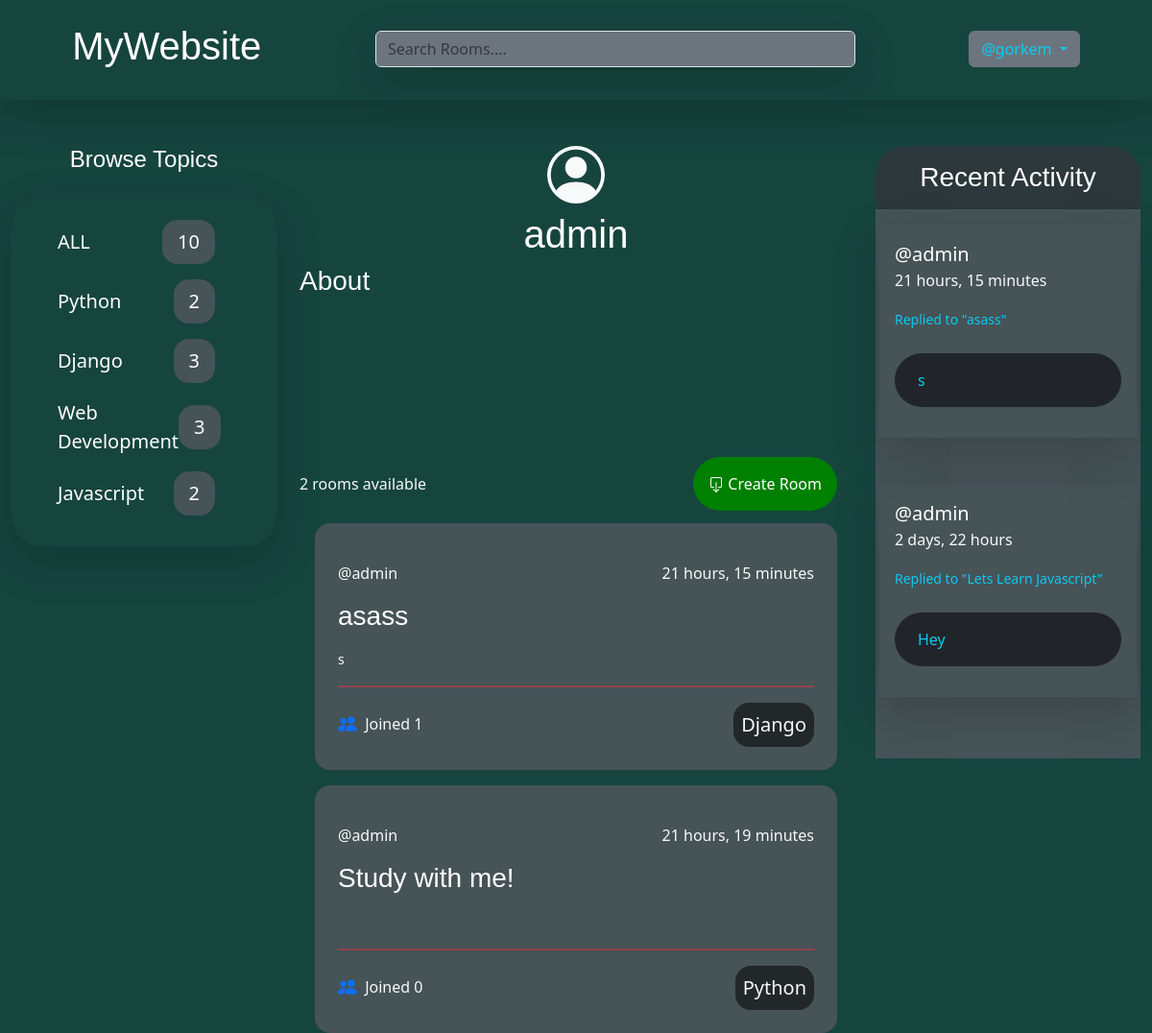
/profile/1/ (signed in), run on the app's committed database.
### base/models.py (models this page shows, shortened)
class Topic(models.Model):
    name = models.CharField(max_length=200)

class Room(models.Model):
    host = models.ForeignKey(User, on_delete=models.SET_NULL, null=True)
    topic = models.ForeignKey(Topic, on_delete=models.SET_NULL, null=True)
    name = models.CharField(max_length=200)
    description = models.TextField(null=True, blank=True)
    participants = models.ManyToManyField(User, related_name='participants',blank=True)
    updated = models.DateTimeField(auto_now=True)
    created = models.DateTimeField(auto_now_add=True)
    class Meta:
        ordering = ['-updated','-created']
    def __str__(self):
        return self.name

class Message(models.Model):
    user = models.ForeignKey(User, on_delete=models.CASCADE)
    room = models.ForeignKey(Room, on_delete=models.CASCADE)
    body = models.TextField()
    updated = models.DateTimeField(auto_now=True)
    created = models.DateTimeField(auto_now_add=True)
    class Meta:
        ordering = ['-updated','-created']

### base/views.py (the view)
# urls.py: path('profile/<str:pk>/',views.userProfile,name="user-profile"),
def userProfile(request,pk):
    user = User.objects.get(id=pk)
    all_rooms = Room.objects.all().count()
    rooms = user.room_set.all()
    topics = Topic.objects.all()
    room_messages = user.message_set.all()
    context = {
        'user':user,
        'rooms':rooms,
        'room_messages':room_messages,
        'topics':topics,
        'all_rooms':all_rooms
        }
    return render(request,'profile.html',context)

### templates/profile.html (shortened to what this page needs)
{% extends 'main.html' %}
    {% block content %}
    <div class="container-fluid">
        <div class="row">
            <div class="col-3">
                {% include 'topics_component.html' %}
            </div>
            <div class="col-6">
                <div class="text-light text-center">
                    <h1 class="text-center mt-2">{{user.username}}</h1>
                </div>
                <div class="h-25 ">
                    <h3>About</h3>
                </div>
                {% include 'feed_component.html' %}
            </div>
            <div class="col-3">
                {% include 'activity_component.html' %}
            </div>
        </div>
    </div>
    {% endblock  %}

### templates/navbar.html (shortened to what this page needs)
    <div class="d-flex justify-content-around shadow-lg p-3 mb-5 w-100 mb-3 py-4">
        <div>
            <a href="{% url 'home' %}">
                <h1>MyWebsite</h1>
            </a>
        </div>
        <div class="mt-2">
            <form method="GET" action="{% url 'home' %}" class="search" >
                <input class="form-control bg-secondary text-light shadow-lg " type="text" name="q" placeholder="Search Rooms...." style="width: 500px;">
            </form>
        </div>
        <div class="mt-2">
            {% if request.user.is_authenticated %}
            <div class="dropdown">
                <button class="btn btn-secondary dropdown-toggle text-info" type="button" data-bs-toggle="dropdown" aria-expanded="false">
                    @{{request.user}}
                </button>
            </div>
            {% else %}
            <div class="fs-5 btn  btn-secondary">
                <a href="{% url 'login' %}" >Login</a>
            </div>
            {% endif %}
        </div>
    </div>

### templates/topics_component.html (shortened to what this page needs)
<!DOCTYPE html>
<html lang="en">
<head>
</head>
<body>
    <h4 class="text-center mb-4 ">Browse Topics</h4>
    <div class="shadow-lg p-3 mb-5  rounded pt-4 rounded-5 ">
        <ul class="">
            <li class="" style=" list-style-type:none;">
                <a href="{% url 'home' %}" class="d-flex justify-content-between align-items-center fs-5">ALL <span id="span_count" class="text-center me-5 px-3 py-2 rounded-4">{{all_rooms}}</span></a>
            </li>
        </ul>
        {% for topic in topics %}
        <ul>
            <li  style=" list-style-type:none;">
                <a href="{% url 'home' %}?q={{topic.name}}" class="d-flex justify-content-between align-items-center fs-5 mt-3">{{topic.name}} <span id="span_count"  class="text-center me-5 px-3 py-2 rounded-4">{{topic.room_set.all.count}}</span></a>
            </li>
        </ul>
        {% endfor %}
    </div>
</body>
</html>

### templates/feed_component.html (shortened to what this page needs)
        <div class="w-100 d-flex justify-content-between mb-3 align-items-center " style="height: 50px;">
            <p class="text-light text-center mt-3">{{rooms.all.count}} rooms available</p>
            <a href="{% url 'create-room'%}" style="background-color: green;" class="p-3  rounded-5 me-3">
                 Create Room
            </a>
        </div>
        {% for room in rooms %}
            <div id="rooms" class="p-4 m-3 rounded-4">
                <div class="d-flex justify-content-between align-items-center">
                    <a href="{% url 'user-profile' room.host.id %}" class="fs-6  text-center text-light">@{{room.host.username}}</a>
                    <span class="text-center text-light fs-6">{{room.created|timesince}}</span>
                </div>
                <div class="my-3">
                    <h3><a href="{% url 'room' room.id %}">{{room.name}}</a></h3>
                </div>
                <div>
                    <small class="text-light ">{{room.description}}</small><br>
                </div>
                <hr class="border border-danger border-1 opacity-50">
                <div class="d-flex justify-content-between align-items-center">
                    <span class="text-light">
                        Joined
                      {{room.participants.count}}
                    </span>
                    <span class="fs-5 text-light  p-2 rounded-4" style="background-color: #222729;">{{room.topic.name}}</span>
                </div>
            </div>
        {% endfor %}

### templates/activity_component.html (shortened to what this page needs)
<!DOCTYPE html>
<html lang="en">
<head>
</head>
<body>
        <div style="background-color: #2c383b;" class="p-2 rounded-bottom rounded-5 ">
            <h3 class="text-center mt-2">Recent Activity</h3>
        </div>
        <div style="background-color:#465357;" class=" py-3 ">
                {% for message in room_messages %}
                    <div class="shadow-lg p-3 mb-5 mx-1 mb-3 ">
                        <div>
                            <small class=""><a href="{% url 'user-profile' message.user.id %}" class="fs-5 me-5 mb-3">@{{message.user}}</a><br><p class="text-light fs-6">{{message.created|timesince}}</p></small>
                        </div>
                        <div>
                            <small class="text-info">Replied to "{{message.room}}"</small>
                        </div>
                        <div >
                            <p class="text-info bg-dark p-3 ps-4 mt-4 rounded-5">{{message.body}}</p>
                        </div>
                    </div>
                {% endfor %}
        </div>
</body>
</html>

### static/css/main.css (style rules this page uses)
body { background-color: #222729; }
a { text-decoration: none; color: white; }
h1,h2,h3,h4,h5 { font-family: 'REM', sans-serif; color: white; }
#span_count { background-color: #465357; }
#rooms { background-color:#465357; }

### data on the page
Topic: name "Python", room_set.all.count "2"
Topic: name "Django", room_set.all.count "3"
Topic: name "Web Development", room_set.all.count "3"
Topic: name "Javascript", room_set.all.count "2"
Room: host.username "admin", created "21 hours, 15 minutes", name "asass", description "s", participants.count "1", topic.name "Django"
Room: host.username "admin", created "21 hours, 19 minutes", name "Study with me!", participants.count "0", topic.name "Python"
Message: user "admin", created "21 hours, 15 minutes", room "asass", body "s"
Message: user "admin", created "2 days, 22 hours", room "Lets Learn Javascript", body "Hey"

### other printed values
{{ request.user }} "gorkem"
{{ all_rooms }} "10"
{{ user.username }} "admin"
{{ rooms.all.count }} "2"
